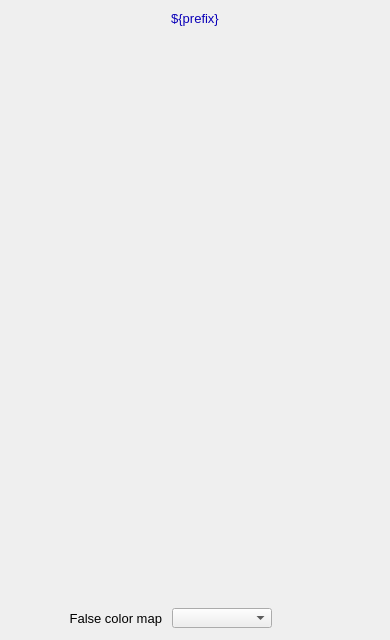
<?xml version="1.0" ?>
<ui version="4.0">
  <class>Dialog</class>
  <widget class="QWidget" name="screen">
    <property name="geometry">
      <rect>
        <x>193</x>
        <y>91</y>
        <width>390</width>
        <height>640</height>
      </rect>
    </property>
    <property name="styleSheet">
      <string notr="true">QWidget#screen {
  color: rgb(0, 0, 0);
  background-color: rgb(187, 187, 187);
  }</string>
    </property>
    <property name="windowTitle">
      <string>NDColorConvert</string>
    </property>
    <widget class="PyDMDrawingRectangle" name="rectangle">
      <property name="geometry">
        <rect>
          <x>0</x>
          <y>5</y>
          <width>390</width>
          <height>25</height>
        </rect>
      </property>
      <property name="brush" stdset="0">
        <brush brushstyle="SolidPattern">
          <color alpha="255">
            <red>218</red>
            <green>218</green>
            <blue>218</blue>
          </color>
        </brush>
      </property>
      <property name="penStyle" stdset="0">
        <enum>Qt::SolidLine</enum>
      </property>
      <property name="penColor" stdset="0">
        <color>
          <red>218</red>
          <green>218</green>
          <blue>218</blue>
        </color>
      </property>
      <property name="penWidth" stdset="0">
        <double>0</double>
      </property>
      <property name="penCapStyle" stdset="0">
        <enum>Qt::FlatCap</enum>
      </property>
      <property name="toolTip">
        <string>rectangle</string>
      </property>
    </widget>
    <widget class="QLabel" name="text">
      <property name="geometry">
        <rect>
          <x>87</x>
          <y>6</y>
          <width>216</width>
          <height>25</height>
        </rect>
      </property>
      <property name="text">
        <string>${prefix}</string>
      </property>
      <property name="font" stdset="0">
        <font>
          <pointsize>10</pointsize>
        </font>
      </property>
      <property name="brush" stdset="0">
        <brush brushstyle="SolidPattern">
          <color alpha="255">
            <red>10</red>
            <green>0</green>
            <blue>184</blue>
          </color>
        </brush>
      </property>
      <property name="toolTip">
        <string>text</string>
      </property>
      <property name="alignment">
        <set>Qt::AlignCenter</set>
      </property>
      <property name="styleSheet">
        <string notr="true">QLabel#text {
  color: rgb(10, 0, 184);
  }</string>
      </property>
    </widget>
    <widget class="PyDMEmbeddedDisplay" name="composite">
      <property name="geometry">
        <rect>
          <x>5</x>
          <y>40</y>
          <width>380</width>
          <height>530</height>
        </rect>
      </property>
      <property name="toolTip">
        <string>composite</string>
      </property>
      <property name="filename" stdset="0">
        <string>PluginBase_V22.ui</string>
      </property>
    </widget>
    <widget class="PyDMFrame" name="composite_1">
      <property name="geometry">
        <rect>
          <x>5</x>
          <y>575</y>
          <width>380</width>
          <height>60</height>
        </rect>
      </property>
      <widget class="PyDMDrawingRectangle" name="rectangle_1">
        <property name="geometry">
          <rect>
            <x>0</x>
            <y>0</y>
            <width>380</width>
            <height>60</height>
          </rect>
        </property>
        <property name="brush" stdset="0">
          <brush brushstyle="NoBrush">
            <color alpha="255">
              <red>0</red>
              <green>0</green>
              <blue>0</blue>
            </color>
          </brush>
        </property>
        <property name="penStyle" stdset="0">
          <enum>Qt::SolidLine</enum>
        </property>
        <property name="penColor" stdset="0">
          <color>
            <red>0</red>
            <green>0</green>
            <blue>0</blue>
          </color>
        </property>
        <property name="penWidth" stdset="0">
          <double>1</double>
        </property>
        <property name="penCapStyle" stdset="0">
          <enum>Qt::FlatCap</enum>
        </property>
        <property name="toolTip">
          <string>rectangle_1</string>
        </property>
      </widget>
      <widget class="PyDMFrame" name="composite_2">
        <property name="geometry">
          <rect>
            <x>7</x>
            <y>8</y>
            <width>366</width>
            <height>20</height>
          </rect>
        </property>
        <widget class="QLabel" name="text_1">
          <property name="geometry">
            <rect>
              <x>5</x>
              <y>575</y>
              <width>150</width>
              <height>20</height>
            </rect>
          </property>
          <property name="text">
            <string>Color mode out</string>
          </property>
          <property name="font" stdset="0">
            <font>
              <pointsize>10</pointsize>
            </font>
          </property>
          <property name="brush" stdset="0">
            <brush brushstyle="SolidPattern">
              <color alpha="255">
                <red>0</red>
                <green>0</green>
                <blue>0</blue>
              </color>
            </brush>
          </property>
          <property name="toolTip">
            <string>text_1</string>
          </property>
          <property name="alignment">
            <set>Qt::AlignRight|Qt::AlignTrailing|Qt::AlignVCenter</set>
          </property>
          <property name="styleSheet">
            <string notr="true">QLabel#text_1 {
  color: rgb(0, 0, 0);
  }</string>
          </property>
        </widget>
        <widget class="PyDMEnumComboBox" name="menu">
          <property name="geometry">
            <rect>
              <x>165</x>
              <y>575</y>
              <width>100</width>
              <height>20</height>
            </rect>
          </property>
          <property name="toolTip">
            <string>${prefix}ColorModeOut</string>
          </property>
          <property name="channel" stdset="0">
            <string>ca://${prefix}ColorModeOut</string>
          </property>
          <property name="font" stdset="0">
            <font>
              <pointsize>10</pointsize>
            </font>
          </property>
          <property name="styleSheet">
            <string notr="true">PyDMEnumComboBox#menu {
  color: rgb(0, 0, 0);
  background-color: rgb(115, 223, 255);
  }</string>
          </property>
        </widget>
        <widget class="PyDMLabel" name="text_update">
          <property name="geometry">
            <rect>
              <x>271</x>
              <y>576</y>
              <width>100</width>
              <height>18</height>
            </rect>
          </property>
          <property name="toolTip">
            <string>PV: ${prefix}ColorModeOut_RBV</string>
          </property>
          <property name="channel" stdset="0">
            <string>ca://${prefix}ColorModeOut_RBV</string>
          </property>
          <property name="font" stdset="0">
            <font>
              <pointsize>10</pointsize>
            </font>
          </property>
          <property name="alignment">
            <set>Qt::AlignLeading|Qt::AlignLeft|Qt::AlignVCenter</set>
          </property>
          <property name="textInteractionFlags">
            <set>Qt::TextSelectableByKeyboard|Qt::TextSelectableByMouse</set>
          </property>
          <property name="styleSheet">
            <string notr="true">PyDMLabel#text_update {
  color: rgb(10, 0, 184);
  background-color: rgb(187, 187, 187);
  }</string>
          </property>
        </widget>
      </widget>
      <widget class="QLabel" name="text_2">
        <property name="geometry">
          <rect>
            <x>7</x>
            <y>33</y>
            <width>150</width>
            <height>20</height>
          </rect>
        </property>
        <property name="text">
          <string>False color map</string>
        </property>
        <property name="font" stdset="0">
          <font>
            <pointsize>10</pointsize>
          </font>
        </property>
        <property name="brush" stdset="0">
          <brush brushstyle="SolidPattern">
            <color alpha="255">
              <red>0</red>
              <green>0</green>
              <blue>0</blue>
            </color>
          </brush>
        </property>
        <property name="toolTip">
          <string>text_2</string>
        </property>
        <property name="alignment">
          <set>Qt::AlignRight|Qt::AlignTrailing|Qt::AlignVCenter</set>
        </property>
        <property name="styleSheet">
          <string notr="true">QLabel#text_2 {
  color: rgb(0, 0, 0);
  }</string>
        </property>
      </widget>
      <widget class="PyDMEnumComboBox" name="menu_1">
        <property name="geometry">
          <rect>
            <x>167</x>
            <y>33</y>
            <width>100</width>
            <height>20</height>
          </rect>
        </property>
        <property name="toolTip">
          <string>${prefix}FalseColor</string>
        </property>
        <property name="channel" stdset="0">
          <string>ca://${prefix}FalseColor</string>
        </property>
        <property name="font" stdset="0">
          <font>
            <pointsize>10</pointsize>
          </font>
        </property>
        <property name="styleSheet">
          <string notr="true">PyDMEnumComboBox#menu_1 {
  color: rgb(0, 0, 0);
  background-color: rgb(115, 223, 255);
  }</string>
        </property>
      </widget>
      <widget class="PyDMLabel" name="text_update_1">
        <property name="geometry">
          <rect>
            <x>273</x>
            <y>34</y>
            <width>100</width>
            <height>18</height>
          </rect>
        </property>
        <property name="toolTip">
          <string>PV: ${prefix}FalseColor_RBV</string>
        </property>
        <property name="channel" stdset="0">
          <string>ca://${prefix}FalseColor_RBV</string>
        </property>
        <property name="font" stdset="0">
          <font>
            <pointsize>10</pointsize>
          </font>
        </property>
        <property name="alignment">
          <set>Qt::AlignLeading|Qt::AlignLeft|Qt::AlignVCenter</set>
        </property>
        <property name="textInteractionFlags">
          <set>Qt::TextSelectableByKeyboard|Qt::TextSelectableByMouse</set>
        </property>
        <property name="styleSheet">
          <string notr="true">PyDMLabel#text_update_1 {
  color: rgb(10, 0, 184);
  background-color: rgb(187, 187, 187);
  }</string>
        </property>
      </widget>
    </widget>
  </widget>
  <customwidgets>
    <customwidget>
      <class>PyDMDrawingRectangle</class>
      <extends>QWidget</extends>
      <header>pydm.widgets.drawing</header>
    </customwidget>
    <customwidget>
      <class>PyDMLabel</class>
      <extends>QLabel</extends>
      <header>pydm.widgets.label</header>
    </customwidget>
    <customwidget>
      <class>PyDMEmbeddedDisplay</class>
      <extends>QFrame</extends>
      <header>pydm.widgets.embedded_display</header>
    </customwidget>
    <customwidget>
      <class>PyDMFrame</class>
      <extends>QFrame</extends>
      <header>pydm.widgets.frame</header>
    </customwidget>
    <customwidget>
      <class>PyDMEnumComboBox</class>
      <extends>QComboBox</extends>
      <header>pydm.widgets.enum_combo_box</header>
    </customwidget>
  </customwidgets>
</ui>
